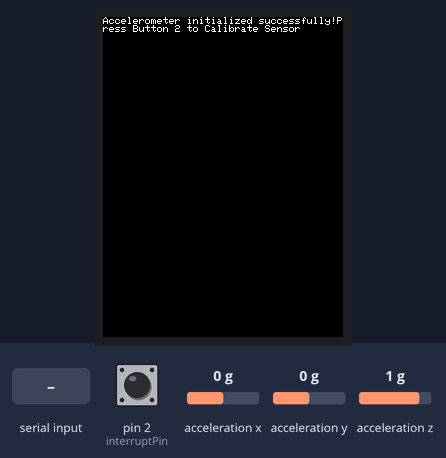
Recording of a sketch running on a simulated Arduino Uno, built with avr-gcc and run on an emulated ATmega328P. On the bench: 240×320 colour display. The inputs (shaded band) are chosen by the test bench; at power-on: acceleration x 0 g, acceleration y 0 g, pin 2 (interruptPin) HIGH, acceleration z 1 g. What the sketch prints to the serial monitor is not drawn.

Above: at 1.3 s.
1.4 s: "90,45\n" received over Serial
At 2.6 s:
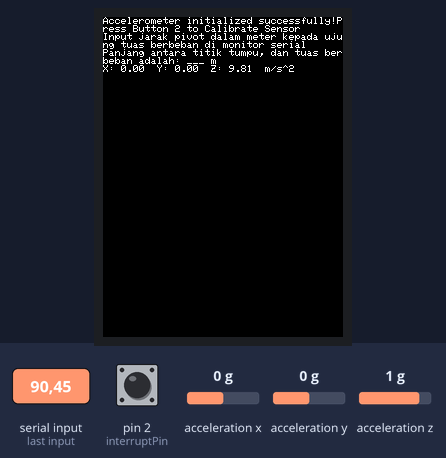
4.4 s: acceleration x set to -1.4 g
At 5.1 s:
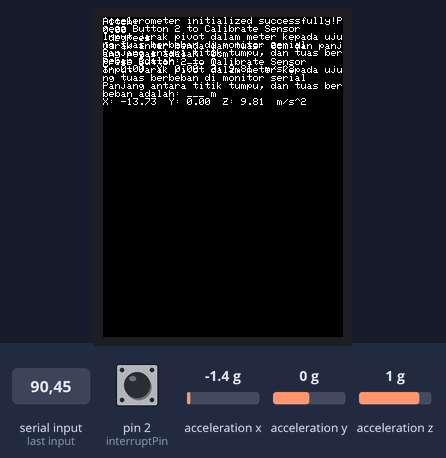
7.4 s: acceleration y set to -1.4 g
At 9.5 s:
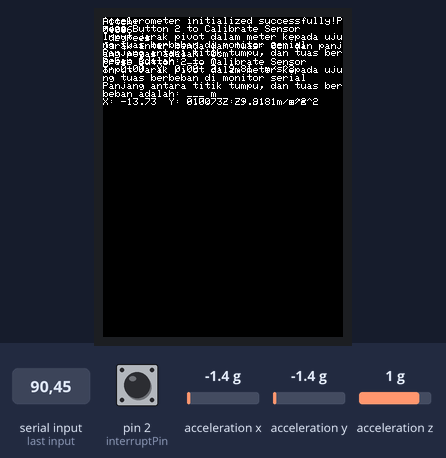
Timing chart, 0 to 11.0 s (numbered marks = the images above; inputs shaded):
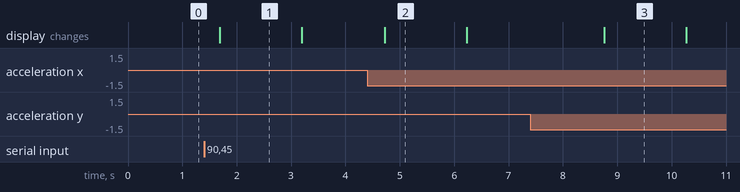

Measured:
- after the input at 1.4 s, the display: changes after 0.28 s (image 1)
- after the input at 4.4 s, the display: changes after 0.32 s (image 2)
- after the input at 7.4 s, the display: changes after 1.4 s (image 3)
- what the display in image 1 shows lasts 1.5 s, from 1.7 s to 3.2 s

The sketch:

FisikaInclinoMeter.ino
```cpp
// #include <Adafruit_LiquidCrystal.h>
// #include <iostream> // C++ standard library for input/output streams
#include <math.h>
#include <Wire.h>
#include <Adafruit_Sensor.h>
#include <Adafruit_ADXL345_U.h>
#include <avr/sleep.h>
#include <avr/power.h>
// #include <Adafruit_GFX.h> // graphics library
// #include <Adafruit_ILI9341.h>
#include <Adafruit_TFTLCD.h>
#include <SPI.h>
// #include <TFT.h>
#include <Adafruit_ST7735.h>
// The TFT library relies on the SPI library for communication with the screen and SD card, and needs to be included in all sketches.
// #include <UTFT.h>
// #include <UTOUCH.H>

// TFT FUNCTIONS
#define LCD_CS A3  // Chip Select goes to Analog 3
#define LCD_CD A2  // Command/Data goes to Analog 2
#define LCD_WR A1  // LCD Write goes to Analog 1
#define LCD_RD A0  // LCD Read goes to Analog 0
#define LCD_RESET A4  // Can alternately just connect to Arduino's reset pin
#define LCD_RESET A2  // sample pin


const int interruptPin = 2;                                        // Pin to trigger the interrupt
Adafruit_ADXL345_Unified accel = Adafruit_ADXL345_Unified(12345);  // alamat I2C integrated circuit communication

Adafruit_TFTLCD tft(LCD_CS, LCD_CD, LCD_WR, LCD_RD, LCD_RESET);
// If using the shield, all control and data lines are fixed, and
// a simpler declaration can optionally be used:
// Adafruit_TFTLCD tft;

// UTFT myGLCD

// LCD pins
// LiquidCrystal lcd(12, 11, 5, 4, 3, 2);
// const int LiquidCrystal[LC] = {12,11,5,4,3,2};
const int buttons = 2;                  // number of buttons
const int buttonPins[buttons] = { 2 };  // Change pin numbers as per your connections
const int buttonTimeout = 5000;         // Time in milliseconds before automatic shutdown
int lengthPivotTuas;
int AcceleroMeterValue;
int d1;
int d2;
int pitch;
int roll;

void setup() {
  // put your setup code here, to run once:
  Serial.begin(9600);
  tft.begin();
  pinMode(interruptPin, INPUT_PULLUP);
  // attachInterrupt(digitalPinToInterrupt(interruptPin), wakeUp, LOW);
  Serial.println(F("TFT LCD Initializing"));
  if (!accel.begin()) {
    // tft.fillScreen(ILI9341_BLACK);  // Clear to black
    tft.print("Error initializing accelerometer");
    }else{
    tft.print("Accelerometer initialized successfully!");
    // set custom params if necessary
    accel.setRange(ADXL345_RANGE_16_G);          // Sets range to 16G
    accel.setDataRate(ADXL345_DATARATE_100_HZ);  // Sets data rate to 100Hz
  }
}
void loop() {
  //put code to run here
  while (buttonPins[2], LOW) {
    if (digitalRead(buttonPins[2]) == HIGH) {
      // tft.fillScreen(ILI9341_BLACK);  // Fill the screen with black color

      // Set the text color and size
      // tft.setTextColor(ILI9341_WHITE);  // Set text color to white
      tft.setTextSize(2);               // Set text size (you can change this to your desired size)

      // Set the cursor position (X, Y) from where the text will start
      tft.setCursor(10, 10);

      // Display text on the TFT screen
      tft.println("TFT has been Initialized");  // Print text to the screen
      wakeUp();
    } else {
      tft.println("currently in sleep mode, press button to restart.");
      delay(5000);
      autosleep();
      if (digitalRead(buttonPins[2]) == HIGH) {
        tft.println("Waking Up");
        wakeUp();
      }
    }
  }

  for (int i = 0; i < buttons; i++) {
    int buttonState = digitalRead(buttonPins[i]);
    // lastButtonPressTime = millis();
  }
    tft.println("Press Button 2 to Calibrate Sensor");
    delay(1000);
    while (digitalRead(buttonPins[2]), LOW) {
      if (digitalRead(buttonPins[2]), HIGH) {
        calibrateADXL345();
      }
    }

  delay(500);
  tft.println("Input jarak pivot dalam meter kepada ujung tuas berbeban di monitor serial");
  Serial.println("Input jarak pivot kepada ujung tuas berbeban: ___");
  while (Serial.available() == 0){
  }
  int lengthPivotTuas = Serial.parseInt();
  // switch (lengthPivotTuas) {
  //   case 1:
  //   //m length
  //   Serial.print("Panjang antara titik tumpu, dan tuas berbeban adalah: ");
  //   Serial.println(lengthPivotTuas);
  //   break;
  // }
  tft.println("Panjang antara titik tumpu, dan tuas berbeban adalah: ___ m");
  // mendapatkan data accelerometer

  ADXLdata();

  // eksekusi kalkulasi dan memunculkan hasil
  d1d2Calc();

  // hitung d1 dan d2
  tft.println("Jarak antar benda dan tuas: " + String(d1) + "cm dan panjang pegas adalah: " + String(d2) + "cm");
  //  hasil
}

      void d1d2Calc() {
              // Calculate d1 and d2 from accelerometer data and the length between lever and pivot
              int d1 = lengthPivotTuas * sin(pitch);
              int d2 = d1;
              return d1;
              return d2;
            }

      void autosleep() {
        set_sleep_mode(SLEEP_MODE_PWR_DOWN);  // Choose the desired sleep mode
        sleep_enable();
        sleep_mode();
      }

      void wakeUp() {
        // This function is called when the interrupt pin triggers the interrupt
        sleep_disable();                                       // Disable sleep mode
        detachInterrupt(digitalPinToInterrupt(interruptPin));  // Detach the interrupt
      }

      void ADXLdata() {
        // Function to obtain accelerometer data
        sensors_event_t event;   // Library
        accel.getEvent(&event);  // Library

        float accelerationX = event.acceleration.x;
        float accelerationY = event.acceleration.y;
        float accelerationZ = event.acceleration.z;

        tft.print("X: "); tft.print(event.acceleration.x); tft.print("  ");
        tft.print("Y: "); tft.print(event.acceleration.y); tft.print("  ");
        tft.print("Z: "); tft.print(event.acceleration.z); tft.print("  ");
        tft.println("m/s^2 ");
        delay(1500);

        float roll = atan2(accelerationY, accelerationZ) * 180.0 / PI; //roll in degrees
        float pitch = atan2(-accelerationX, sqrt(accelerationY * accelerationY + accelerationZ * accelerationZ)) * 180.0 / PI; //pitch in degrees

        // tft.clear(ST7735_BLACK);
        // lcd.setCursor(0, 0);
        // lcd.print("Roll: ");
        // lcd.print(roll);
        // lcd.print(" degrees");

        tft.setCursor(0, 1);
        tft.println("Pitch: "); //ln or no ln since ln gives new line, dilemna
        tft.println(pitch);
        tft.println(" degrees");
      }

      void calibrateADXL345() {
        Serial.println("Calibrating ADXL345. Please keep the sensor still");

        float x_offset = 0.0, y_offset = 0.0, z_offset = 0.0;
        const int num_samples = 100;  // Number of samples for calibration

        for (int i = 0; i < num_samples; ++i) {
          sensors_event_t event;
          accel.getEvent(&event);

          x_offset += event.acceleration.x;
          y_offset += event.acceleration.y;
          z_offset += event.acceleration.z;

          delay(10);
        }

        x_offset /= num_samples;
        y_offset /= num_samples;
        z_offset /= num_samples;

        Serial.println("Calibration complete.");
        Serial.print("X-axis Offset: ");
        Serial.println(x_offset);
        Serial.print("Y-axis Offset: ");
        Serial.println(y_offset);
        Serial.print("Z-axis Offset: ");
        Serial.println(z_offset);

        // Apply offsets to the accelerometer (optional)
        // accel.setOffsets(x_offset, y_offset, z_offset);
        }


// old code


// #include <Adafruit_LiquidCrystal.h>
// #include <math.h>
// // #include <iostream>
// #include <Wire.h>
// #include <Adafruit_Sensor.h>
// #include <Adafruit_ADXL345_U.h>

// Adafruit_ADXL345_Unified accel = Adafruit_ADXL345_Unified(12345); // Change the I2C address if necessary
// // LCD pins
// // LiquidCrystal lcd(12, 11, 5, 4, 3, 2);
// const int LiquidCrystal[] = {12,11,5,4,3,2};
// const int lengthPivotTuas = lengthPivotTuas;
// int InclinoMeterValue = ;

// void setup() {
//   // put your setup code here, to run once:
//   lcd.begin(16,2);
//   lcd.print("Initializing");
//   loop();
// }

// void loop() {
//   // put your main code here, to run repeatedly:
//   delay(500);
//   lcd.print("Input jarak pivot kepada ujung tuas berbeban");
//   String lengthPivotTuas = "";
//   lengthPivotTuas = ; //Input jarak
//   int d1 = lengthPivotTuas*sin();
//   int d2 = d1;
//   return d1
//   return d2
//   lcd.print("Jarak antar benda dan tuas: "+d1+" dan panjang pegas adalah: "+d2+);

// }

// void sin() {
//   //Add angle function
//   angle = InclinoMeterValue;
//   return angle
// }
```
